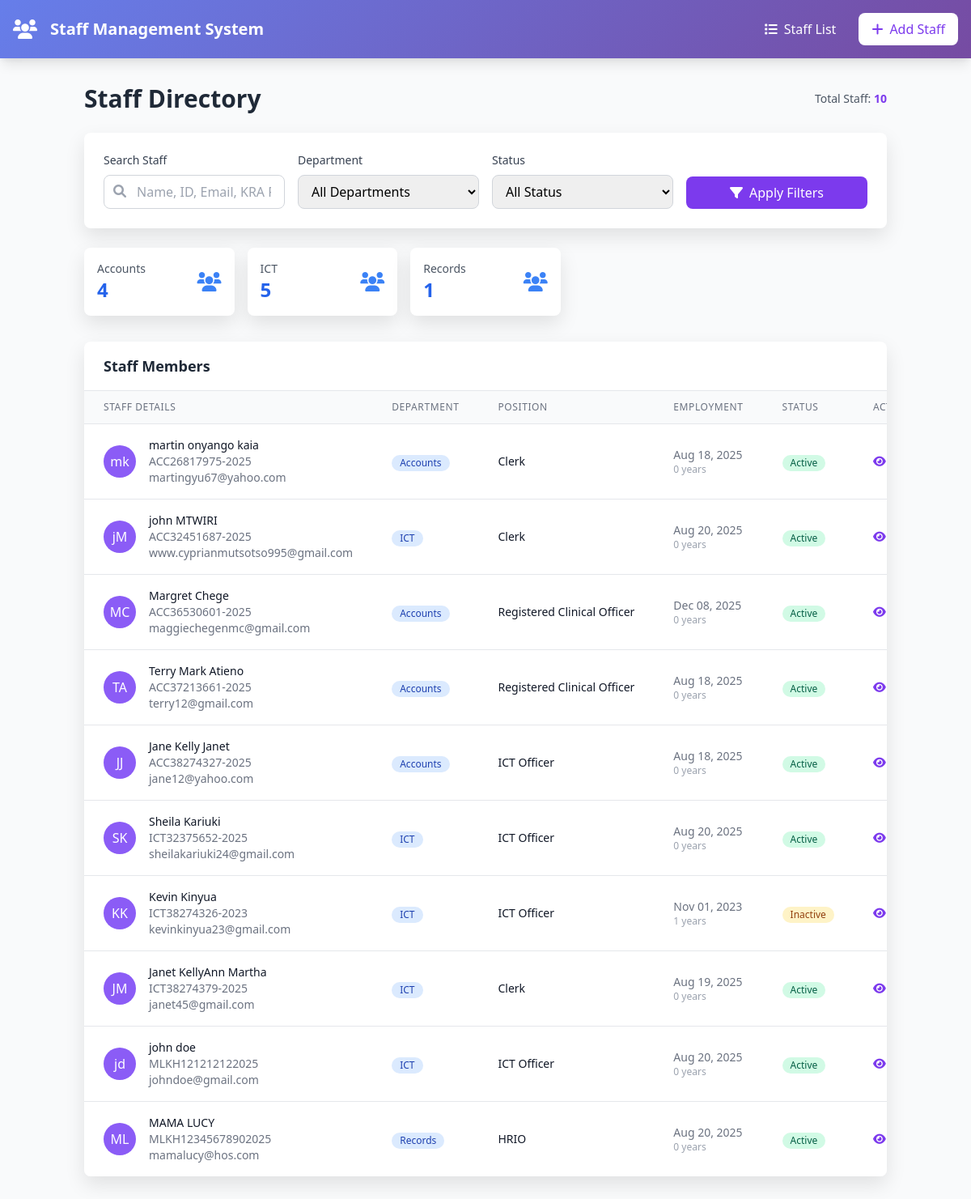
The page / on the database its author committed.
### core/models.py (models this page shows, shortened)
class Department(models.Model):
    name = models.CharField(max_length=100, unique=True, verbose_name=_("Department Name"))
    code = models.CharField(
        max_length=3,
        unique=True,
        validators=[RegexValidator(r'^[A-Z]{3}$', 'Code must be 3 uppercase letters')],
        verbose_name=_("Department Code")
    )
    description = models.TextField(blank=True, null=True, verbose_name=_("Description"))
    created_at = models.DateTimeField(auto_now_add=True)
    updated_at = models.DateTimeField(auto_now=True)
    class Meta:
        ordering = ['name']

class Staff(models.Model):
    GENDER_CHOICES = [
        ('M', 'Male'),
        ('F', 'Female'),
        ('O', 'Other'),
    ]
    EMPLOYMENT_STATUS_CHOICES = [
        ('ACTIVE', 'Active'),
        ('INACTIVE', 'Inactive'),
        ('TERMINATED', 'Terminated'),
        ('RETIRED', 'Retired'),
    ]
    first_name = models.CharField(max_length=50, verbose_name=_("First Name"))
    middle_name = models.CharField(max_length=50, blank=True, null=True, verbose_name=_("Middle Name"))
    last_name = models.CharField(max_length=50, verbose_name=_("Last Name"))
    email = models.EmailField(unique=True, verbose_name=_("Email"))
    phone = models.CharField(max_length=15, verbose_name=_("Phone Number"))
    gender = models.CharField(max_length=1, choices=GENDER_CHOICES, verbose_name=_("Gender"))
    date_of_birth = models.DateField(verbose_name=_("Date of Birth"))
    national_id = models.CharField(max_length=20, unique=True, verbose_name=_("National ID"))
    address = models.TextField(verbose_name=_("Address"))
    department = models.ForeignKey(Department, on_delete=models.CASCADE, related_name='staff_members', verbose_name=_("Department"))
    position = models.CharField(max_length=100, verbose_name=_("Position"))
    employment_date = models.DateField(verbose_name=_("Employment Date"))
    employment_status = models.CharField(
        max_length=20,
        choices=EMPLOYMENT_STATUS_CHOICES,
        default='ACTIVE',
        verbose_name=_("Employment Status")
    )
    salary = models.DecimalField(max_digits=10, decimal_places=2, blank=True, null=True, verbose_name=_("Salary"))
    emergency_contact_name = models.CharField(max_length=100, blank=True, null=True, verbose_name=_("Emergency Contact Name"))
    emergency_contact_phone = models.CharField(max_length=15, blank=True, null=True, verbose_name=_("Emergency Contact Phone"))
    emergency_contact_relationship = models.CharField(max_length=50, blank=True, null=True, verbose_name=_("Emergency Contact Relationship"))
    kra_pin = models.CharField(
        max_length=11,
        unique=True,
        blank=True,
        null=True,
        validators=[RegexValidator(r'^[A-Za-z][0-9]{9}[A-Za-z]$', 'KRA PIN must be 11 characters: 1 letter, 9 digits, 1 letter')],
        verbose_name=_("KRA PIN")
    )
    unique_id = models.CharField(max_length=30, unique=True, editable=False, verbose_name=_("Unique ID"))
    created_at = models.DateTimeField(auto_now_add=True)
    updated_at = models.DateTimeField(auto_now=True)
    @property
    def full_name(self):
        if self.middle_name:
            return f"{self.first_name} {self.middle_name} {self.last_name}"
        return f"{self.first_name} {self.last_name}"
    @property
    def years_of_service(self):
        current_date = timezone.now().date()
        years = current_date.year - self.employment_date.year
        if (current_date.month, current_date.day) < (self.employment_date.month, self.employment_date.day):
            years -= 1
        return max(0, years)  # Ensure non-negative years
    class Meta:
        ordering = ['unique_id']
        verbose_name_plural = "Staff"

### core/views.py (the view, shortened to what this page needs)
# urls.py: path('', views.staff_list, name='staff_list'),
def staff_list(request):
    search_query = request.GET.get('search', '')
    department_id = request.GET.get('department', '')
    status = request.GET.get('status', '')
    staff = Staff.objects.all()
    if department_id:
        staff = staff.filter(department__id=department_id)
    if status:
        staff = staff.filter(employment_status=status)
    departments = Department.objects.annotate(staff_count=Count('staff_members'))
    context = {
        'staff_list': staff,
        'departments': departments,
        'search_query': search_query,
        'current_dept': department_id,
        'current_status': status,
    }
    return render(request, 'staff_list.html', context)

### templates/staff_list.html (shortened to what this page needs)
{% extends 'base.html' %}
{% block content %}
<div class="container mx-auto px-4 py-8">
    <div class="mb-8">
        <div class="flex justify-between items-center mb-6">
            <h2 class="text-3xl font-bold text-gray-800">Staff Directory</h2>
            <div class="text-sm text-gray-600">
                Total Staff: <span class="font-semibold text-purple-600">{{ staff_list.count }}</span>
            </div>
        </div>
        <div class="bg-white rounded-lg card-shadow p-6 mb-6">
            <form method="GET" id="staffFilterForm" class="grid grid-cols-1 md:grid-cols-4 gap-4">
                <div>
                    <label class="block text-sm font-medium text-gray-700 mb-2">Search Staff</label>
                    <div class="relative">
                        <input type="text" id="searchInput" name="search" value="{{ search_query|default:'' }}"
                            placeholder="Name, ID, Email, KRA PIN..."
                            class="w-full pl-10 pr-4 py-2 border border-gray-300 rounded-lg focus:ring-2 focus:ring-purple-500 focus:border-transparent">
                        <i class="fas fa-search absolute left-3 top-3 text-gray-400"></i>
                    </div>
                </div>
                <div>
                    <label class="block text-sm font-medium text-gray-700 mb-2">Department</label>
                    <select name="department" id="deptFilter" class="w-full py-2 px-3 border border-gray-300 rounded-lg focus:ring-2 focus:ring-purple-500 focus:border-transparent">
                        <option value="">All Departments</option>
                    </select>
                </div>
                <div>
                    <label class="block text-sm font-medium text-gray-700 mb-2">Status</label>
                    <select name="status" id="statusFilter" class="w-full py-2 px-3 border border-gray-300 rounded-lg focus:ring-2 focus:ring-purple-500 focus:border-transparent">
                        <option value="">All Status</option>
                    </select>
                </div>
                <div class="flex items-end">
                    <button type="submit" class="w-full bg-purple-600 text-white py-2 px-4 rounded-lg hover:bg-purple-700 transition duration-200">
                        <i class="fas fa-filter mr-2"></i>Apply Filters
                    </button>
                </div>
            </form>
        </div>
        <div class="grid grid-cols-1 md:grid-cols-5 gap-4 mb-8">
            {% for dept in departments %}
            <a href="{% url 'core:department_staff' dept.id %}" class="bg-white rounded-lg card-shadow p-4 hover-scale cursor-pointer block">
                <div class="flex items-center justify-between">
                    <div>
                        <p class="text-sm font-medium text-gray-600">{{ dept.name }}</p>
                        <p class="text-2xl font-bold text-blue-600">{{ dept.staff_count }}</p>
                    </div>
                    <i class="fas fa-users text-blue-500 text-2xl"></i>
                </div>
            </a>
            {% endfor %}
        </div>
        <div class="bg-white rounded-lg card-shadow overflow-hidden">
            <div class="px-6 py-4 border-b border-gray-200">
                <h3 class="text-lg font-semibold text-gray-800">Staff Members</h3>
            </div>
            {% if staff_list %}
            <div class="overflow-x-auto">
                <table class="min-w-full divide-y divide-gray-200">
                    <thead class="bg-gray-50">
                        <tr>
                            <th class="px-6 py-3 text-left text-xs font-medium text-gray-500 uppercase tracking-wider">Staff Details</th>
                            <th class="px-6 py-3 text-left text-xs font-medium text-gray-500 uppercase tracking-wider">Department</th>
                            <th class="px-6 py-3 text-left text-xs font-medium text-gray-500 uppercase tracking-wider">Position</th>
                            <th class="px-6 py-3 text-left text-xs font-medium text-gray-500 uppercase tracking-wider">Employment</th>
                            <th class="px-6 py-3 text-left text-xs font-medium text-gray-500 uppercase tracking-wider">Status</th>
                            <th class="px-6 py-3 text-left text-xs font-medium text-gray-500 uppercase tracking-wider">Actions</th>
                        </tr>
                    </thead>
                    <tbody class="bg-white divide-y divide-gray-200">
                        {% for staff in staff_list %}
                        <tr class="hover:bg-gray-50">
                            <td class="px-6 py-4 whitespace-nowrap">
                                <div class="flex items-center">
                                    <div class="h-10 w-10 flex-shrink-0">
                                        <div class="h-10 w-10 rounded-full bg-purple-500 flex items-center justify-center">
                                            <span class="text-white font-medium">
                                                {{ staff.first_name.0 }}{{ staff.last_name.0 }}
                                            </span>
                                        </div>
                                    </div>
                                    <div class="ml-4">
                                        <div class="text-sm font-medium text-gray-900">{{ staff.full_name }}</div>
                                        <div class="text-sm text-gray-500">{{ staff.unique_id }}</div>
                                        <div class="text-sm text-gray-500">{{ staff.email }}</div>
                                    </div>
                                </div>
                            </td>
                            <td class="px-6 py-4 whitespace-nowrap">
                                <span class="inline-flex items-center px-2.5 py-0.5 rounded-full text-xs font-medium bg-blue-100 text-blue-800">
                                    {{ staff.department.name }}
                                </span>
                            </td>
                            <td class="px-6 py-4 whitespace-nowrap text-sm text-gray-900">{{ staff.position }}</td>
                            <td class="px-6 py-4 whitespace-nowrap text-sm text-gray-500">
                                <div>{{ staff.employment_date|date:"M d, Y" }}</div>
                                <div class="text-xs text-gray-400">{{ staff.years_of_service }} years</div>
                            </td>
                            <td class="px-6 py-4 whitespace-nowrap">
                                <span class="inline-flex items-center px-2.5 py-0.5 rounded-full text-xs font-medium
                                    {% if staff.employment_status == 'ACTIVE' %}bg-green-100 text-green-800
                                    {% elif staff.employment_status == 'INACTIVE' %}bg-yellow-100 text-yellow-800
                                    {% elif staff.employment_status == 'TERMINATED' %}bg-red-100 text-red-800
                                    {% elif staff.employment_status == 'RETIRED' %}bg-gray-100 text-gray-800
                                    {% endif %}">
                                    {{ staff.get_employment_status_display }}
                                </span>
                            </td>
                            <td class="px-6 py-4 whitespace-nowrap text-sm font-medium">
                                <a href="{% url 'core:staff_detail' staff.unique_id %}" class="text-purple-600 hover:text-purple-900 mr-3">
                                    <i class="fas fa-eye"></i>
                                </a>
                            </td>
                        </tr>
                        {% endfor %}
                    </tbody>
                </table>
            </div>
            {% endif %}
        </div>
    </div>
</div>
{% endblock %}

### templates/base.html (style rules this page uses)
.card-shadow { box-shadow: 0 10px 25px rgba(0,0,0,0.1); }
.hover-scale { transition: transform 0.2s; }

### rows shown on the page
Department: name "Accounts", staff_count "4"
Department: name "ICT", staff_count "5"
Department: name "Records", staff_count "1"
Staff: first_name.0 "m", last_name.0 "k", full_name "martin onyango kaia", unique_id "ACC26817975-2025", email "martingyu67@yahoo.com", department.name "Accounts", position "Clerk", employment_date "Aug 18, 2025", years_of_service "0", employment_status "Active"
Staff: first_name.0 "j", last_name.0 "M", full_name "john MTWIRI", unique_id "ACC32451687-2025", email "www.cyprianmutsotso995@gmail.com", department.name "ICT", position "Clerk", employment_date "Aug 20, 2025", years_of_service "0", employment_status "Active"
Staff: first_name.0 "M", last_name.0 "C", full_name "Margret Chege", unique_id "ACC36530601-2025", email "maggiechegenmc@gmail.com", department.name "Accounts", position "Registered Clinical Officer", employment_date "Dec 08, 2025", years_of_service "0", employment_status "Active"
Staff: first_name.0 "T", last_name.0 "A", full_name "Terry Mark Atieno", unique_id "ACC37213661-2025", email "terry12@gmail.com", department.name "Accounts", position "Registered Clinical Officer", employment_date "Aug 18, 2025", years_of_service "0", employment_status "Active"
Staff: first_name.0 "J", last_name.0 "J", full_name "Jane Kelly Janet", unique_id "ACC38274327-2025", email "jane12@yahoo.com", department.name "Accounts", position "ICT Officer", employment_date "Aug 18, 2025", years_of_service "0", employment_status "Active"
Staff: first_name.0 "S", last_name.0 "K", full_name "Sheila Kariuki", unique_id "ICT32375652-2025", email "sheilakariuki24@gmail.com", department.name "ICT", position "ICT Officer", employment_date "Aug 20, 2025", years_of_service "0", employment_status "Active"
Staff: first_name.0 "K", last_name.0 "K", full_name "Kevin Kinyua", unique_id "ICT38274326-2023", email "kevinkinyua23@gmail.com", department.name "ICT", position "ICT Officer", employment_date "Nov 01, 2023", years_of_service "1", employment_status "Inactive"
Staff: first_name.0 "J", last_name.0 "M", full_name "Janet KellyAnn Martha", unique_id "ICT38274379-2025", email "janet45@gmail.com", department.name "ICT", position "Clerk", employment_date "Aug 19, 2025", years_of_service "0", employment_status "Active"
Staff: first_name.0 "j", last_name.0 "d", full_name "john doe", unique_id "MLKH121212122025", email "johndoe@gmail.com", department.name "ICT", position "ICT Officer", employment_date "Aug 20, 2025", years_of_service "0", employment_status "Active"
Staff: first_name.0 "M", last_name.0 "L", full_name "MAMA LUCY", unique_id "MLKH12345678902025", email "mamalucy@hos.com", department.name "Records", position "HRIO", employment_date "Aug 20, 2025", years_of_service "0", employment_status "Active"

### other values the page prints
{{ staff_list.count }} "10"
